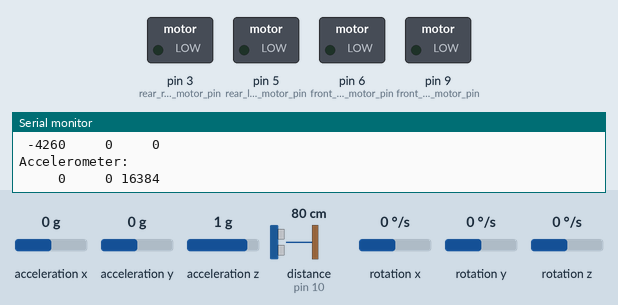
Simulated run of this sketch. Board: Arduino Uno, built with avr-gcc and run on an emulated ATmega328P. Parts: switched loads named in the sketch (green lamp = pin HIGH), the last lines printed to the serial monitor. Wiring (inferred from the names in the program): MPU-6050 motion sensor at I2C address 0x68. The test bench sets the inputs (shaded band); at power-on: acceleration x 0 g, distance to the obstacle (sensor on pin 10) 80 cm, acceleration y 0 g, acceleration z 1 g, rotation x 0 °/s, rotation y 0 °/s, rotation z 0 °/s. The echo pulse lasts 58.3 µs per cm.

Above: at 0.07 s.
At 1.2 s:
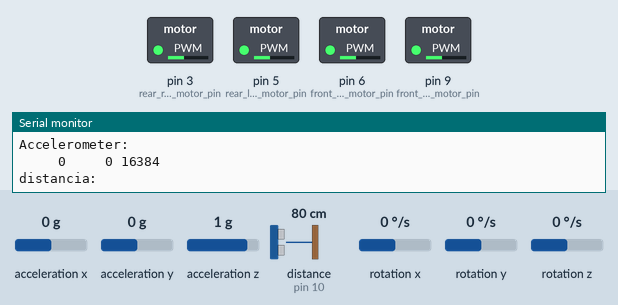
1.3 s: acceleration x set to -1.4 g
3.0 s: distance to the obstacle (sensor on pin 10) set to 299 cm
6.0 s: acceleration y set to -1.4 g
7.7 s: acceleration z set to 0 g
9.4 s: distance to the obstacle (sensor on pin 10) set to 18 cm
12.4 s: rotation x set to 100 °/s
Timing chart, 0 to 15.0 s (numbered marks = the images above; inputs shaded):
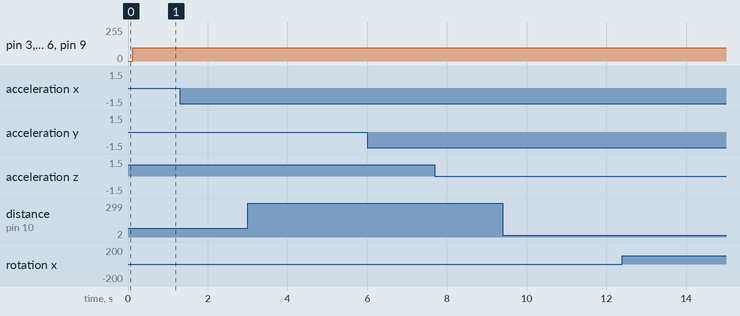

The sketch:

codigo_drone_fisico.ino
```cpp
#include "Wire.h"  // This library allows you to communicate with I2C devices.
#include <HCSR04.h>
#include <IRremote.hpp>

#define IR_RECIEVE_PIN 11
const int MPU_ADDR = 0x68;  // I2C address of the MPU-6050. If AD0 pin is set to HIGH, the I2C address will be 0x69.
#define TRIG_PIN 8
#define ECHO_PIN 10

HCSR04 hc(TRIG_PIN, ECHO_PIN);

#define rear_right_motor_pin  3
#define rear_left_motor_pin 5
#define front_right_motor_pin 6
#define front_left_motor_pin 9

int16_t accelerometer_x, accelerometer_y, accelerometer_z;
int16_t gyro_x, gyro_y, gyro_z;
uint8_t rear_right_motor, rear_left_motor, front_right_motor, front_left_motor;

char tmp_str[7];
char* convert_int16_to_str(int16_t i) { // converts int16 to string. Moreover, resulting strings will have the same length in the debug monitor.
  sprintf(tmp_str, "%6d", i);
  return tmp_str;
}

void setup() {
  Serial.begin(9600);

  Wire.begin();
  Wire.beginTransmission(MPU_ADDR);  // Begins a transmission to the I2C slave (GY-521 board)
  Wire.write(0x6B);                  // PWR_MGMT_1 register
  Wire.write(0);                     // set to zero (wakes up the MPU-6050)
  Wire.endTransmission(true);

  IrReceiver.begin(IR_RECIEVE_PIN);

  pinMode(rear_left_motor, OUTPUT);
  pinMode(rear_right_motor, OUTPUT);
  pinMode(front_left_motor, OUTPUT);
  pinMode(front_right_motor_pin, OUTPUT);
}

void loop() {
  //readSensors();
  //processDecition();
  //move();
  //Serial.println( hc.dist() );
  Wire.beginTransmission(MPU_ADDR);
  Wire.write(0x3B);                         // starting with register 0x3B (ACCEL_XOUT_H) [MPU-6000 and MPU-6050 Register Map and Descriptions Revision 4.2, p.40]
  Wire.endTransmission(false);              // the parameter indicates that the Arduino will send a restart. As a result, the connection is kept active.
  Wire.requestFrom(MPU_ADDR, 7 * 2, true);  // request a total of 7*2=14 registers

  // "Wire.read()<<8 | Wire.read();" means two registers are read and stored in the same variable
  accelerometer_x = Wire.read() << 8 | Wire.read();  // reading registers: 0x3B (ACCEL_XOUT_H) and 0x3C (ACCEL_XOUT_L)
  accelerometer_y = Wire.read() << 8 | Wire.read();  // reading registers: 0x3D (ACCEL_YOUT_H) and 0x3E (ACCEL_YOUT_L)
  accelerometer_z = Wire.read() << 8 | Wire.read();  // reading registers: 0x3F (ACCEL_ZOUT_H) and 0x40 (ACCEL_ZOUT_L)
  gyro_x = Wire.read() << 8 | Wire.read();           // reading registers: 0x43 (GYRO_XOUT_H) and 0x44 (GYRO_XOUT_L)
  gyro_y = Wire.read() << 8 | Wire.read();           // reading registers: 0x45 (GYRO_YOUT_H) and 0x46 (GYRO_YOUT_L)
  gyro_z = Wire.read() << 8 | Wire.read();           // reading registers: 0x47 (GYRO_ZOUT_H) and 0x48 (GYRO_ZOUT_L)

  if (IrReceiver.decode()) {
    IrReceiver.resume();
    Serial.println("\nIR: ");
    Serial.print(IrReceiver.decodedIRData.command);
  }
  Serial.println("\ndistancia: ");
  Serial.print(hc.dist());
  Serial.println("\nGyro: ");
  Serial.print(convert_int16_to_str(gyro_x));
  Serial.print(convert_int16_to_str(gyro_y));
  Serial.print(convert_int16_to_str(gyro_z));
  Serial.println("\nAccelerometer: ");
  Serial.print(convert_int16_to_str(accelerometer_x));
  Serial.print(convert_int16_to_str(accelerometer_y));
  Serial.print(convert_int16_to_str(accelerometer_z));
  delay(100);

  analogWrite(rear_left_motor_pin, 100);
  analogWrite(rear_right_motor_pin, 100);
  analogWrite(front_left_motor_pin, 100);
  analogWrite(front_right_motor_pin, 100);
}


/*int dcMotorPin = 3;

void setup() {
  pinMode(dcMotorPin, OUTPUT);
}

void loop() {
  for (int i=0; i<=224; i++){
    analogWrite(dcMotorPin, i);
    delay(50);
  }
  for (int i=224; i>0; i--){
    analogWrite(dcMotorPin, i);
    delay(50);
  }
}


#include <IRremote.hpp>

#define IR_RECIEVE_PIN 11

void setup() {
  IrReceiver.begin(IR_RECIEVE_PIN);
  Serial.begin(9600);
}

void loop() {
  if (IrReceiver.decode()) {
    IrReceiver.resume();
    Serial.println(IrReceiver.decodedIRData.command);
  }
  delay(300);
}


// (c) Michael Schoeffler 2017, http://www.mschoeffler.de
#include "Wire.h" // This library allows you to communicate with I2C devices.
const int MPU_ADDR = 0x68; // I2C address of the MPU-6050. If AD0 pin is set to HIGH, the I2C address will be 0x69.
int16_t accelerometer_x, accelerometer_y, accelerometer_z; // variables for accelerometer raw data
int16_t gyro_x, gyro_y, gyro_z; // variables for gyro raw data
int16_t temperature; // variables for temperature data
char tmp_str[7]; // temporary variable used in convert function
char* convert_int16_to_str(int16_t i) { // converts int16 to string. Moreover, resulting strings will have the same length in the debug monitor.
  sprintf(tmp_str, "%6d", i);
  return tmp_str;
}

void setup() {
  Serial.begin(9600);
  Wire.begin();
  Wire.beginTransmission(MPU_ADDR); // Begins a transmission to the I2C slave (GY-521 board)
  Wire.write(0x6B); // PWR_MGMT_1 register
  Wire.write(0); // set to zero (wakes up the MPU-6050)
  Wire.endTransmission(true);
}

void loop() {
  Wire.beginTransmission(MPU_ADDR);
  Wire.write(0x3B); // starting with register 0x3B (ACCEL_XOUT_H) [MPU-6000 and MPU-6050 Register Map and Descriptions Revision 4.2, p.40]
  Wire.endTransmission(false); // the parameter indicates that the Arduino will send a restart. As a result, the connection is kept active.
  Wire.requestFrom(MPU_ADDR, 7*2, true); // request a total of 7*2=14 registers

  // "Wire.read()<<8 | Wire.read();" means two registers are read and stored in the same variable
  accelerometer_x = Wire.read()<<8 | Wire.read(); // reading registers: 0x3B (ACCEL_XOUT_H) and 0x3C (ACCEL_XOUT_L)
  accelerometer_y = Wire.read()<<8 | Wire.read(); // reading registers: 0x3D (ACCEL_YOUT_H) and 0x3E (ACCEL_YOUT_L)
  accelerometer_z = Wire.read()<<8 | Wire.read(); // reading registers: 0x3F (ACCEL_ZOUT_H) and 0x40 (ACCEL_ZOUT_L)
  temperature = Wire.read()<<8 | Wire.read(); // reading registers: 0x41 (TEMP_OUT_H) and 0x42 (TEMP_OUT_L)
  gyro_x = Wire.read()<<8 | Wire.read(); // reading registers: 0x43 (GYRO_XOUT_H) and 0x44 (GYRO_XOUT_L)
  gyro_y = Wire.read()<<8 | Wire.read(); // reading registers: 0x45 (GYRO_YOUT_H) and 0x46 (GYRO_YOUT_L)
  gyro_z = Wire.read()<<8 | Wire.read(); // reading registers: 0x47 (GYRO_ZOUT_H) and 0x48 (GYRO_ZOUT_L)

  // print out data
  Serial.print(convert_int16_to_str(accelerometer_x));Serial.print(",");
  Serial.print(convert_int16_to_str(accelerometer_y));Serial.print(",");
  Serial.print(convert_int16_to_str(accelerometer_z));
  // the following equation was taken from the documentation [MPU-6000/MPU-6050 Register Map and Description, p.30]
  //Serial.print(temperature/340.00+36.53);
  //Serial.print(convert_int16_to_str(gyro_z));Serial.print(",");
  //Serial.print(convert_int16_to_str(gyro_y)); Serial.print(",");
  //Serial.print(convert_int16_to_str(gyro_x));
  Serial.println();

  delay(20);
}


#include <HCSR04.h>

int trigPin = 9;
int echoPin = 10;

HCSR04 hc(trigPin, echoPin);

void setup() {
  Serial.begin(9600); // Starts the serial communication
}
void loop() {
  Serial.println( hc.dist() );
  delay(60);
}
*/
```
